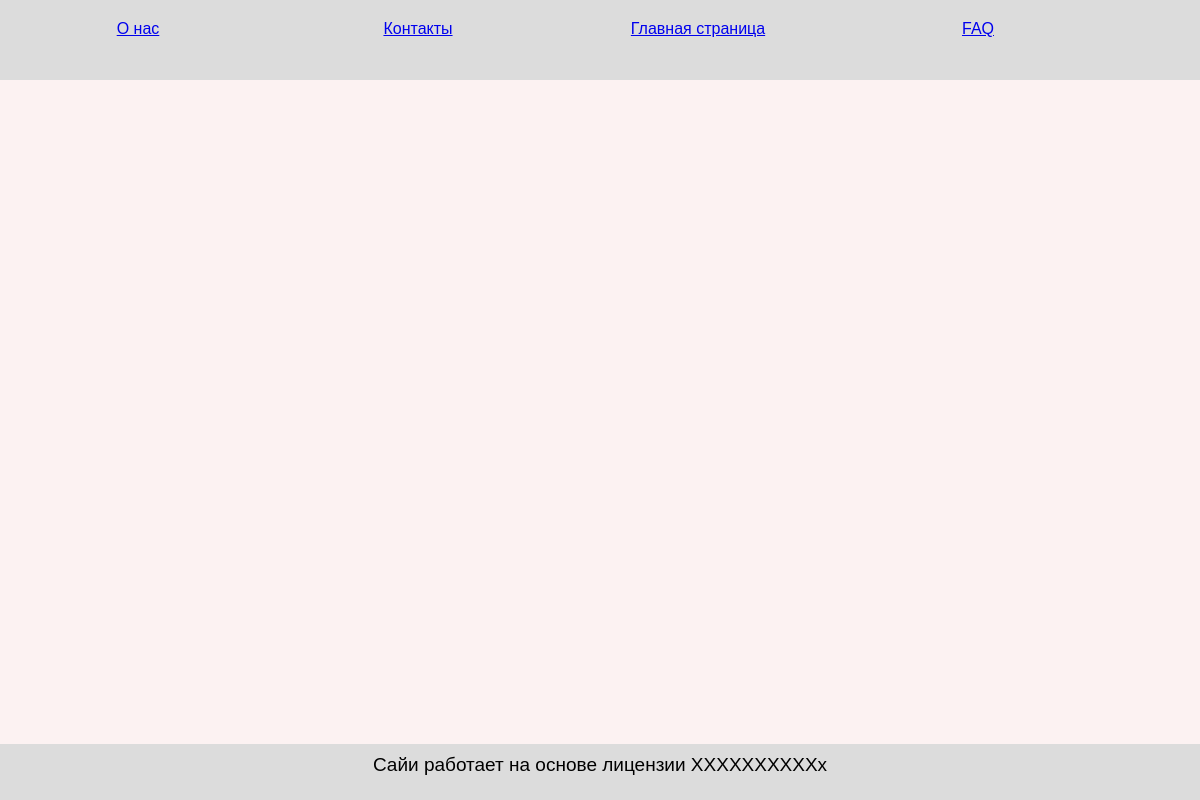
/businessman/3/, run on an earlier commit of the app's database.
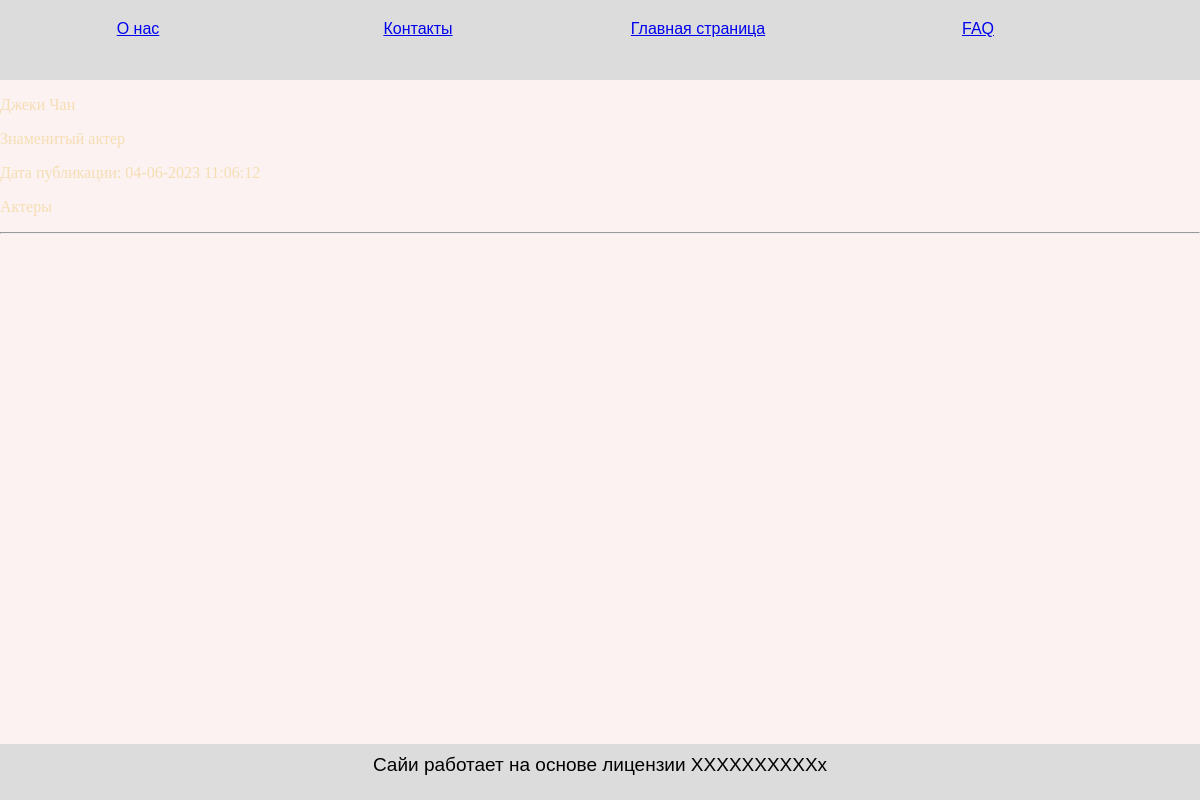
And on a later commit of the database.
### people/models.py (models this page shows, shortened)
class People(models.Model):
    title = models.CharField(max_length=250, verbose_name='Имя')
    content = models.TextField(blank=True, verbose_name='Текст статьи')
    images = models.ImageField(upload_to="photos/%Y/%m/%d/", verbose_name='Фото')
    date_create = models.DateTimeField(auto_now_add=True, verbose_name='Время создания')
    author = models.CharField(max_length=250, verbose_name='Автор')
    is_published = models.BooleanField(default=True, verbose_name='Публикация')
    cat = models.ForeignKey('Category', on_delete=models.PROTECT, verbose_name='Категория')
    class Meta:
        verbose_name_plural = 'Известные люди'
        verbose_name = 'Известные люди'
        ordering = ['date_create', 'title']

class Category(models.Model):
    name = models.CharField(max_length=100, verbose_name = 'Категория')
    def __str__(self):
        return self.name
    class Meta:
        verbose_name_plural = 'Категории'
        verbose_name = 'Категория'

### people/views.py (the view)
# urls.py: path('businessman/<int:p_id>/', views.businessman, name='businessman'),
def businessman(request, p_id):
    people =People.objects.filter(cat_id=p_id)
    cats = Category.objects.all()
    context = {'people':people, 'cats':cats, 'test_id':p_id}
    return render(request, 'people/businessman.html', context)

### people/templates/people/businessman.html (shortened to what this page needs)
{% extends 'people/base.html' %}
{% block contetn %}
    <div class="peole_block">
        {% for p in people %}
            <p>{{ p.title }}</p>
            <p>{{ p.content }}</p>
            <p>Дата публикации: {{ p.date_create|date:'d-m-Y H:m:s' }}</p>
            <p>{{ p.cat }}</p>
            <hr>
        {% endfor %}
    </div>
{% endblock contetn %}

What changed in the data, as far as the page shows it:
added People: title "Джеки Чан", content "Знаменитый актер", date_create "04-06-2023 11:06:12", cat "Актеры"
